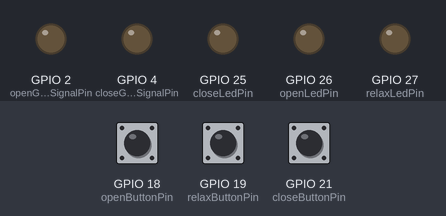
This sketch was run on a simulated ESP32. Parts: output pins drawn as LEDs (lit = HIGH). The inputs (shaded band) are chosen by the test bench; at power-on: GPIO 18 (openButtonPin) LOW, GPIO 19 (relaxButtonPin) LOW, GPIO 21 (closeButtonPin) LOW. WiFi joins after 1.5 s; servers stay silent unless stated; uploads are accepted with an empty reply; what the sketch prints to the serial monitor is not drawn.

Above: at 5.2 s.
5.3 s: GPIO 18 (openButtonPin) pulled HIGH for 0.15 s
At 6.9 s:
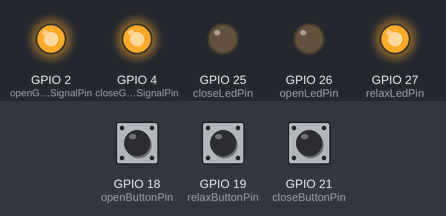
7.2 s: GPIO 19 (relaxButtonPin) pulled HIGH for 0.15 s
9.6 s: GPIO 21 (closeButtonPin) pulled HIGH for 0.15 s
11.2 s: GPIO 18 (openButtonPin) pulled HIGH for 1 s
13.8 s: GPIO 19 (relaxButtonPin) pulled HIGH for 1 s
16.3 s: GPIO 21 (closeButtonPin) pulled HIGH for 1 s
Timing chart, 0 to 19.3 s (numbered marks = the images above; inputs shaded):
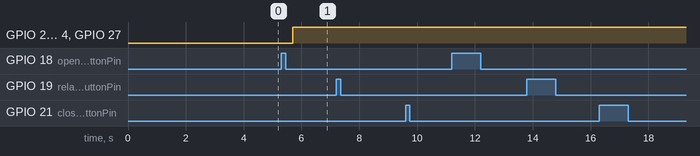

The sketch:

gate_esp32.ino
```cpp
/**
   BasicHTTPClient.ino

    Created on: 24.05.2015

*/

#include <Arduino.h>
#include <ArduinoJson.h>


#include <WiFi.h>
#include <WiFiMulti.h>

#include <HTTPClient.h>

#define USE_SERIAL Serial

WiFiMulti wifiMulti;

int openGateSignalPin = 2;
int closeGateSignalPin = 4;

int closeButtonPin = 21;
int openButtonPin = 18;
int relaxButtonPin = 19;

int closeLedPin = 25;
int openLedPin = 26;
int relaxLedPin = 27;

int previousState = 0;
volatile int buttonClick = 2; //2 is default status, no action required, no button clicked, 0->relax, 1->open, -1->closed, 2->server control


void setup() {

  pinMode(openGateSignalPin, OUTPUT);
  pinMode(closeGateSignalPin, OUTPUT);

  pinMode(closeLedPin, OUTPUT);
  pinMode(openLedPin, OUTPUT);
  pinMode(relaxLedPin, OUTPUT);

  pinMode(closeButtonPin, INPUT);
  pinMode(openButtonPin, INPUT);
  pinMode(relaxButtonPin, INPUT);

  USE_SERIAL.begin(115200);
  USE_SERIAL.println();
  USE_SERIAL.println();
  USE_SERIAL.println();

  //Interrupts for close button press
  attachInterrupt(digitalPinToInterrupt(closeButtonPin), onCloseGateButtonClick, CHANGE);

  //Interrupts for open button press
  attachInterrupt(digitalPinToInterrupt(openButtonPin), onOpenGateButtonClick, CHANGE);

  //Interrupts for open button press
  attachInterrupt(digitalPinToInterrupt(relaxButtonPin), onRelaxGateButtonClick, CHANGE);

  for (uint8_t t = 4; t > 0; t--) {
    USE_SERIAL.printf("[SETUP] WAIT %d...\n", t);
    USE_SERIAL.flush();
    delay(1000);
  }

  wifiMulti.addAP("ZTE-ua2FJr", "cth4rchz");
}


void loop() {
  int buttonSignal = updateGateServerWithButtonClick();
  int serverSignal = callAPIandGetOpenSignal();
  int activeControlSignal = serverSignal;

  if (isManualControlActive()){
    activeControlSignal = buttonSignal;
  }

  switch(activeControlSignal){
    case 0 : closeGate();
             break;

    case 1 : openGate();
             break;

    default : relaxGate();
              break;
  }

  delay(1000);
}


boolean isManualControlActive(){
  if(buttonClick == 2){
    //2 means no button is pressed => use controls from server
    return false;
  }
   return true;
}


int callAPIandGetOpenSignal() {
// wait for WiFi connection
  int openSignal = 2;
  if ((wifiMulti.run() == WL_CONNECTED)) {
    HTTPClient http;
    http.begin("https://pallathatta.herokuapp.com/node/1"); //HTTP
    int httpCode = http.GET();

    if (httpCode > 0) {
      USE_SERIAL.printf("[HTTP] GET... code: %d\n", httpCode);

      if (httpCode == HTTP_CODE_OK) {
        String jsonPayload = http.getString();
        USE_SERIAL.println(jsonPayload);

        StaticJsonDocument<1000> doc;
        DeserializationError error = deserializeJson(doc, jsonPayload);

        if (error) {
          USE_SERIAL.println("deserializeJson() failed: ");
          USE_SERIAL.println(error.c_str());
          http.end();
          return openSignal;
        }

        openSignal = doc["is_on"];
        USE_SERIAL.println(openSignal);
      }
    } else {
      USE_SERIAL.printf("[HTTP] GET... failed, error: %s\n", http.errorToString(httpCode).c_str());
    }

    http.end();
   }
   return openSignal;
}


void openGate() {
    if(previousState == 1){
      stopGateBeforeReversing();
      previousState = 0;
    }
    USE_SERIAL.println("Opening Gate");
    turnOnLed(openLedPin);
    digitalWrite(openGateSignalPin, LOW);
    digitalWrite(closeGateSignalPin, HIGH);
}


void closeGate() {
    if(previousState == 0){
      stopGateBeforeReversing();
      previousState = 1;
    }
    turnOnLed(closeLedPin);
    USE_SERIAL.println("Closing Gate");
    digitalWrite(openGateSignalPin, HIGH);
    digitalWrite(closeGateSignalPin, LOW);
}


void relaxGate() {
    USE_SERIAL.println("Relaxing Gate");
    turnOnLed(relaxLedPin);
    digitalWrite(openGateSignalPin, HIGH);
    digitalWrite(closeGateSignalPin, HIGH);
}


void turnOnLed(int ledPin){
  digitalWrite(closeLedPin, LOW);
  digitalWrite(openLedPin, LOW);
  digitalWrite(relaxLedPin, LOW);

  digitalWrite(ledPin, HIGH);
}


void stopGateBeforeReversing() {
   USE_SERIAL.println("Stopping Gate");
   digitalWrite(openGateSignalPin, LOW);
   digitalWrite(closeGateSignalPin, LOW);
   delay(4000);
}


void onCloseGateButtonClick() {
  USE_SERIAL.println("Close button Clicked");
  buttonClick = 0;
}


void onOpenGateButtonClick() {
  USE_SERIAL.println("Open button Clicked");
  buttonClick = 1;
}


void onRelaxGateButtonClick() {
  USE_SERIAL.println("Stop button Clicked");
  buttonClick = -1;
}


int updateGateServerWithButtonClick() {
  int buttonSignal = -1;
  String url = "https://pallathatta.herokuapp.com/node/update?node_id=1&is_on=";

  if (buttonClick == 0){
    buttonSignal = 0;
  }

  if (buttonClick == 1){
    buttonSignal = 1;
  }

  if (buttonClick == -1){
    buttonSignal = -1;
  }

  if (buttonClick == 2){
    //Auto server Mode enabled
    return 2;
  }

  url = url + buttonSignal;

  USE_SERIAL.printf("Updating gate state on server to %d");
  if ((wifiMulti.run() == WL_CONNECTED)) {
    HTTPClient http;
    http.begin(url);
    USE_SERIAL.printf("Starting API call to %s", url);
    int httpCode = http.GET();
    if (httpCode > 0) {
      // HTTP header has been send and Server response header has been handled
      USE_SERIAL.printf("[HTTP] GET... code: %d\n", httpCode);
      if (httpCode == HTTP_CODE_OK) {
        buttonClick = 2;
      }
    }
  }

 return buttonSignal;
}
```
